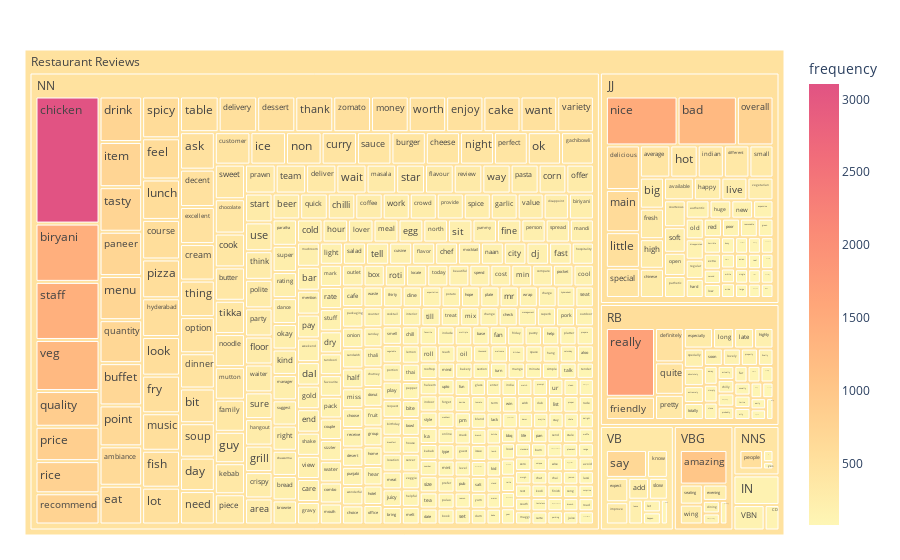

Notebook source saved alongside this figure:
### Markdown cell above
Preprocessed Reduced Words Reviews

### Code cell
tree_map(clean_reviews, 'cleaned_reviews_reduced_words')

### Figure 1 — Plotly figure (JSON) as saved in the notebook; plotly's stock layout.template omitted (floating-point values rounded to 4 significant figures; data arrays with more than 128 entries replaced by an {"elided": "..."} marker saying what was removed)
{"data": [{"branchvalues": "total", "customdata": {"elided": "510x1 float values"}, "domain": {"x": [0, 1], "y": [0, 1]}, "hovertemplate": "labels=%{label}<br>frequency_sum=%{value}<br>parent=%{parent}<br>id=%{id}<br>frequency=%{color}<extra></extra>", "ids": {"elided": "510 str values"}, "labels": {"elided": "510 str values"}, "marker": {"coloraxis": "coloraxis", "colors": {"elided": "510 float values"}}, "name": "", "parents": {"elided": "510 str values"}, "type": "treemap", "values": {"elided": "510 int values"}}], "layout": {"coloraxis": {"colorbar": {"title": {"text": "frequency"}}, "colorscale": [[0, "rgb(254, 246, 181)"], [0.1667, "rgb(255, 221, 154)"], [0.3333, "rgb(255, 194, 133)"], [0.5, "rgb(255, 166, 121)"], [0.6667, "rgb(250, 138, 118)"], [0.8333, "rgb(241, 109, 122)"], [1, "rgb(225, 83, 131)"]]}, "legend": {"tracegroupgap": 0}, "margin": {"b": 25, "l": 25, "r": 25, "t": 50}}}
